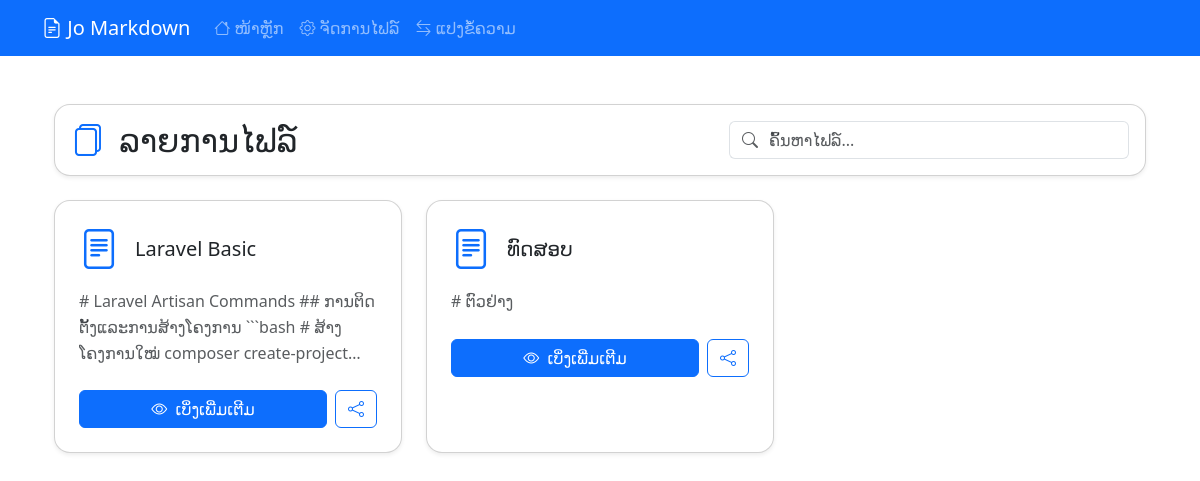
/jomd/home, run on an earlier commit of the app's database.
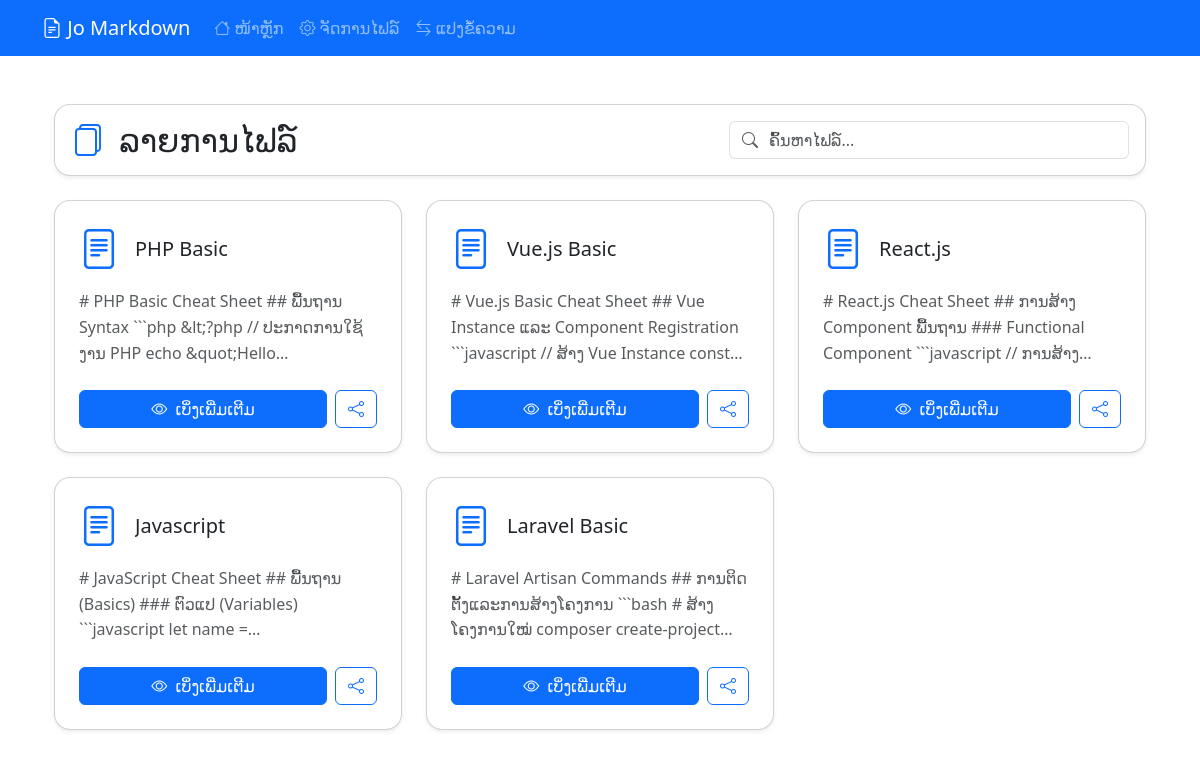
And on a later commit of the database.
### tables this page shows
CREATE TABLE md_files (
                id INTEGER PRIMARY KEY AUTOINCREMENT,
                title TEXT NOT NULL,
                file_name TEXT NOT NULL,
                content TEXT NOT NULL,
                created_at DATETIME DEFAULT CURRENT_TIMESTAMP,
                updated_at DATETIME DEFAULT CURRENT_TIMESTAMP
            , folder TEXT DEFAULT '/');

### controllers/HomeController.php (called while the page is built, shortened)
<?php
class HomeController extends Controller
{
    private FileDatabase $filedb;
    public function __construct()
    {
        $this->filedb = FileDatabase::getInstance();
    }
    function index()
    {
        $result = $this->filedb->getAllFiles();
        $this->render('home/index', ['files' => $result]);
    }
}

### core/Router.php (called while the page is built, shortened)
<?php
class Router
{
    private string $basePath;
    public function __construct(string $basePath = '/jomd/')
    {
        $this->basePath = $basePath;
    }
    public function route(): mixed
    {
        $requestUri = $_SERVER['REQUEST_URI'];
        $path = $this->cleanPath($requestUri);
        $segments = $this->parseSegments($path);
        $controller = $this->getController($segments);
        $action = $this->getAction($segments);
        $id = $this->getId($segments);
        try {
            return $this->executeRoute($controller, $action, $id);
        } catch (Exception $e) {
            return $this->handleError($e);
        }
    }
    private function cleanPath(string $requestUri): string
    {
        return str_replace($this->basePath, '', $requestUri);
    }
    private function parseSegments(string $path): array
    {
        return explode('/', trim($path, '/'));
    }
    private function getController(array $segments): string
    {
        return ucfirst($segments[0] ?? 'Home') . 'Controller';
    }
    private function getAction(array $segments): string
    {
        return $segments[1] ?? 'index';
    }
    private function getId(array $segments): ?string
    {
        return $segments[2] ?? null;
    }
    private function executeRoute(string $controller, string $action, ?string $id): mixed
    {
        $controllerInstance = new $controller();
        return $controllerInstance->$action($id);
    }
}

### index.php (called while the page is built, shortened)
<?php
require_once "./core/Database.php";
require_once "./core/Controller.php";
require_once "./core/Helper.php";
require "./core/Router.php";
try {
    $router = new Router();
    $router->route();
} catch (\Throwable $th) {
    echo $th->getMessage();
}
?>

### core/Database.php (called while the page is built, shortened)
<?php
abstract class Database
{
    protected SQLite3 $db;
    private static array $instances = [];
    private array $preparedStatements = [];
    protected function __construct()
    {
        try {
            $this->db = new SQLite3(DB_PATH);
            $this->db->enableExceptions(true);
            $this->initTables();
        } catch (Exception $e) {
            $this->handleError($e, "ເກີດຂໍ້ຜິດພາດໃນການເຊື່ອມຕໍ່ຖານຂໍ້ມູນ");
        }
    }
    public static function getInstance()
    {
        $class = static::class;
        if (!isset(self::$instances[$class])) {
            self::$instances[$class] = new $class();
        }
        return self::$instances[$class];
    }
    protected function initializeDatabase(): void
    {
        $this->db->exec('PRAGMA foreign_keys = ON');
        $this->db->exec('PRAGMA journal_mode = WAL');
        $this->db->exec('PRAGMA synchronous = NORMAL');
        $this->db->exec('PRAGMA cache_size = -2000');
        $this->db->exec('PRAGMA temp_store = MEMORY');
    }
    protected function query(string $sql, array $params = []): array
    {
        try {
            $stmt = $this->prepare($sql);
            $this->bindParameters($stmt, $params);
            $result = $stmt->execute();
            return $this->fetchAll($result);
        } catch (Exception $e) {
            throw new DatabaseException(
                "Query error: " . $e->getMessage(),
                $sql,
                $params,
                $e->getCode()
            );
        } finally {
            $this->logQuery($sql, $params);
        }
    }
    protected function execute(string $sql, array $params = []): bool
    {
        try {
            $stmt = $this->prepare($sql);
            return $stmt->execute() !== false;
        } catch (Exception $e) {
            throw new DatabaseException(
                "Execute error: " . $e->getMessage(),
                $sql,
                $params,
                $e->getCode()
            );
        } finally {
            $this->logQuery($sql, $params);
        }
    }
    protected function prepare(string $sql): SQLite3Stmt
    {
        $key = md5($sql);
        if (!isset($this->preparedStatements[$key])) {
            $stmt = $this->db->prepare($sql);
            $this->preparedStatements[$key] = $stmt;
        }
        return $this->preparedStatements[$key];
    }
    private function bindParameters(SQLite3Stmt $stmt, array $params): void
    {
        foreach ($params as $key => $value) {
            $param = is_string($key) ? ":$key" : $key + 1;
            switch (true) {
                case is_int($value):
                    $type = SQLITE3_INTEGER;
                    break;
            }
            $stmt->bindValue($param, $value, $type);
        }
    }
    protected function fetchAll(SQLite3Result $result): array
    {
        $rows = [];
        while ($row = $result->fetchArray(SQLITE3_ASSOC)) {
            $rows[] = $row;
        }
        return $rows;
    }
}

### core/FileDatabase.php (called while the page is built, shortened)
<?php
class FileDatabase extends Database
{
    protected function initTables(): void
    {
        $this->execute("
            CREATE TABLE IF NOT EXISTS md_files (
                id INTEGER PRIMARY KEY AUTOINCREMENT,
                title TEXT NOT NULL,
                file_name TEXT NOT NULL,
                content TEXT NOT NULL,
                created_at DATETIME DEFAULT CURRENT_TIMESTAMP,
                updated_at DATETIME DEFAULT CURRENT_TIMESTAMP
            )
        ", []);
    }
    public function getAllFiles(int $limit = 100, int $offset = 0): array
    {
        try {
            return $this->query(
                "SELECT * FROM md_files
                ORDER BY created_at DESC
                LIMIT :limit OFFSET :offset",
                ['limit' => $limit, 'offset' => $offset]
            );
        } catch (Exception $e) {
            $this->handleError($e, "ບໍ່ສາມາດດຶງຂໍ້ມູນໄຟລ໌ທັງໝົດໄດ້". $e->getMessage());
            return [];
        }
    }
}

### core/Helper.php (called while the page is built, shortened)
<?php
class Helper
{
    public static function url($path)
    {
        return "/" . BASE_PATH . '/' . $path;
    }
    public static function html($text, $encoding = 'UTF-8', $doubleEncode = true)
    {
        return htmlspecialchars(
            $text,
            ENT_QUOTES | ENT_HTML5,
            $encoding,
            $doubleEncode
        );
    }
    public static function int($value)
    {
        return (int) filter_var($value, FILTER_SANITIZE_NUMBER_INT);
    }
    public static function truncate($text, $length)
    {
        if (strlen($text) > $length) {
            return substr($text, 0, $length) . '...';
        }
        return $text;
    }
}

### views/home/index.php (the view, shortened to what this page needs)
<div id="homePage" class="container-fluid py-4">
    <div class="card shadow-sm mb-4">
        <div class="card-body p-3">
            <div class="row align-items-center">
                <div class="col-md-6">
                    <h1 class="h2 mb-0">
                        <i class="bi bi-files me-2 text-primary"></i>
                        ລາຍການໄຟລ໌
                    </h1>
                </div>
                <div class="col-md-6">
                    <div class="search-box">
                        <div class="input-group">
                            <span class="input-group-text bg-white border-end-0">
                                <i class="bi bi-search text-muted"></i>
                            </span>
                            <input type="text"
                                class="form-control border-start-0 ps-0"
                                id="searchInput"
                                placeholder="ຄົ້ນຫາໄຟລ໌..."
                                aria-label="ຄົ້ນຫາໄຟລ໌">
                        </div>
                    </div>
                </div>
            </div>
        </div>
    </div>
    <?php if (empty($files)): ?>
        <div class="text-center py-5">
            <div class="display-1 text-muted mb-4">
                <i class="bi bi-folder2-open"></i>
            </div>
            <h2 class="h4 text-muted">ບໍ່ມີໄຟລ໌ໃນລະບົບເທື່ອ</h2>
            <p class="text-muted">ກະລຸນາເພີ່ມໄຟລ໌ໃໝ່</p>
        </div>
    <?php else: ?>
        <div class="row row-cols-1 row-cols-md-2 row-cols-lg-3 g-4">
            <?php foreach ($files as $file): ?>
                <div class="col file-card" data-title="<?= Helper::html($file['title']) ?>">
                    <div class="card h-100 shadow-sm hover-shadow">
                        <div class="card-body p-4">
                            <div class="d-flex align-items-center mb-3">
                                <div class="file-icon me-3">
                                    <i class="bi bi-file-text display-6 text-primary"></i>
                                </div>
                                <h5 class="card-title mb-0 text-truncate">
                                    <?= Helper::html($file['title']) ?>
                                </h5>
                            </div>
                            <div class="card-text mb-4">
                                <div class="text-muted preview-text">
                                    <?= Helper::truncate(Helper::html($file['content']), 200) ?>
                                </div>
                            </div>
                            <div class="mt-auto">
                                <div class="d-flex gap-2">
                                    <a href="<?= Helper::url("home/viewfile/" . Helper::int($file['id'])) ?>"
                                        class="btn btn-primary flex-grow-1">
                                        <i class="bi bi-eye me-1"></i>
                                        ເບິ່ງເພີ່ມເຕີມ
                                    </a>
                                    <button type="button"
                                        class="btn btn-outline-primary"
                                        onclick="shareFile('<?= Helper::html($file['title']) ?>')">
                                        <i class="bi bi-share"></i>
                                    </button>
                                </div>
                            </div>
                        </div>
                    </div>
                </div>
            <?php endforeach; ?>
        </div>
    <?php endif; ?>
</div>

### core/Controller.php (shortened to what this page needs)
<?php
class Controller
{
    protected function render(string $view, array $data = [], ?string $layout = self::DEFAULT_LAYOUT): void
    {
        try {
            $data = $this->sanitizeData($data);
            $content = $this->getViewContent($view, $data);
            if ($layout !== null) {
                $this->renderWithLayout($content, $layout);
            } else {
                echo $content;
            }
        } catch (Exception $e) {
            error_log($e->getMessage());
            throw $e;
        }
    }
    private function getViewContent(string $view, array $data): string
    {
        $viewFile = self::VIEWS_PATH . $view . '.php';
        extract($data, EXTR_SKIP);
        include $viewFile;
        return ob_get_clean();
    }
    private function renderWithLayout(string $content, string $layout): void
    {
        $layoutFile = self::LAYOUTS_PATH . $layout . '.php';
        require $layoutFile;
    }
    private function sanitizeData(array $data): array
    {
        return array_map(function ($value) {
            if (is_array($value)) {
                return $this->sanitizeData($value);
            }
            if (is_string($value)) {
                return htmlspecialchars($value, ENT_QUOTES, 'UTF-8');
            }
            return $value;
        }, $data);
    }
}

### views/layouts/main.php (shortened to what this page needs)
<!DOCTYPE html>
<html lang="lo">
<head>
    <link href="https://cdn.jsdelivr.net/npm/bootstrap@5.3.0/dist/css/bootstrap.min.css" rel="stylesheet">
    <link rel="stylesheet" href="https://cdn.jsdelivr.net/npm/bootstrap-icons@1.11.1/font/bootstrap-icons.css">
    <link rel="stylesheet" href="/<?= BASE_PATH ?>/public/css/style.css">
</head>
<body>
    <?php include "./views/component/navbar.php"; ?>
    <main class="container mt-4">
        <?= $content ?>
    </main>
</body>
</html>

### views/component/navbar.php (shortened to what this page needs)
<nav class="navbar navbar-expand-lg navbar-dark bg-primary">
    <div class="container">
        <a class="navbar-brand" href="">
            <i class="bi bi-file-earmark-text"></i> Jo Markdown
        </a>
        <div class="collapse navbar-collapse" id="navbarNav">
            <ul class="navbar-nav">
                <li class="nav-item">
                    <a class="nav-link" href="<?= Helper::url('home') ?>">
                        <i class="bi bi-house"></i> ໜ້າຫຼັກ
                    </a>
                </li>
                <li class="nav-item">
                    <a class="nav-link" href="<?=Helper::url('manage')?>">
                        <i class="bi bi-gear"></i> ຈັດການໄຟລ໌
                    </a>
                </li>
                <li class="nav-item">
                    <a class="nav-link" href="<?=Helper::url('convert')?>">
                        <i class="bi bi-arrow-left-right"></i> ແປງຂໍ້ຄວາມ
                    </a>
                </li>
            </ul>
        </div>
    </div>
</nav>

### public/css/style.css (style rules this page uses)
.card { border-radius: 1rem; box-shadow: 0 0.5rem 1rem rgba(0, 0, 0, 0.15); }

### views/home/index.php (style rules this page uses)
.hover-shadow { transition: all 0.3s ease; }
.preview-text { display: -webkit-box; -webkit-line-clamp: 3; -webkit-box-orient: vertical; overflow: hidden; line-height: 1.6; }
.search-box { max-width: 400px; margin-left: auto; }
.file-card { animation: fadeIn 0.5s ease-in-out; }

What changed in the data, as far as the page shows it:
removed md_files: title "ທົດສອບ", content "# ຕົວຢ່າງ"
added md_files: title "PHP Basic", content "# PHP Basic Cheat Sheet ## ພື້ນຖານ Syntax ```php &lt;?php // ປະກາດການໃຊ້ງານ PHP echo…"
added md_files: title "Vue.js Basic", content "# Vue.js Basic Cheat Sheet ## Vue Instance ແລະ Component Registration ```javascript // ສ້າງ Vue Instance…"
added md_files: title "React.js", content "# React.js Cheat Sheet ## ການສ້າງ Component ພື້ນຖານ ### Functional Component ```javascript //…"
added md_files: title "Javascript", content "# JavaScript Cheat Sheet ## ພື້ນຖານ (Basics) ### ຕົວແປ (Variables) ```javascript let name…"
